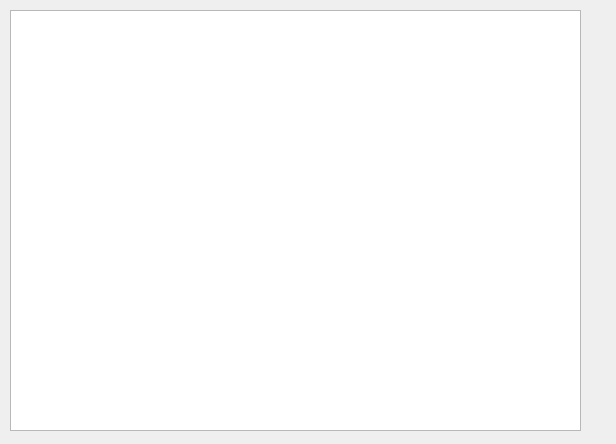
<?xml version="1.0" encoding="UTF-8"?>
<ui version="4.0">
 <class>PlayWindow</class>
 <widget class="QDialog" name="PlayWindow">
  <property name="geometry">
   <rect>
    <x>0</x>
    <y>0</y>
    <width>616</width>
    <height>444</height>
   </rect>
  </property>
  <property name="windowTitle">
   <string>Dialog</string>
  </property>
  <widget class="QGraphicsView" name="graphicsView">
   <property name="geometry">
    <rect>
     <x>10</x>
     <y>10</y>
     <width>571</width>
     <height>421</height>
    </rect>
   </property>
  </widget>
 </widget>
 <resources/>
 <connections/>
</ui>
